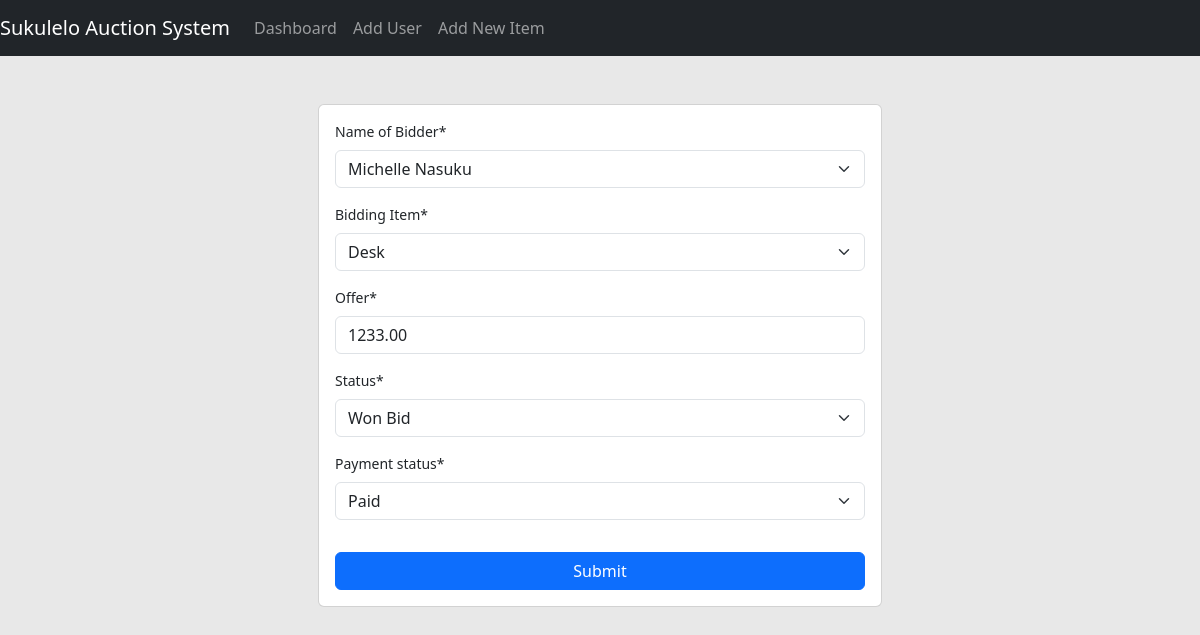
/update_bid/7/, run on the app's committed database.
### auction/models.py (models this page shows, shortened)
class Bid(models.Model):
    Status = (
        ('Won Bid', 'Won Bid'),
        ('Current Bid', 'Current Bid'),
        ('Outbid', 'Outbid'),
        ('Lost Bid', 'Lost Bid'),
    )
    STATUS_CHOICES = (
        ('Pending', 'Pending'),
        ('Paid', 'Paid'),
    )
    user = models.ForeignKey(Person, null=True, on_delete=models.SET_NULL, related_name='bids')
    item = models.ForeignKey(Item, null=True, on_delete=models.SET_NULL, related_name='auction_item')
    offer = models.DecimalField(max_digits=20, decimal_places=2)
    status = models.CharField(max_length=50, null=False, blank=False, choices=Status, default='Current Bid')
    payment_status = models.CharField(max_length=50, choices=STATUS_CHOICES, default='Pending')
    date_placed = models.DateTimeField(auto_now_add=True)

### auction/views.py (the view)
# urls.py: path('update_bid/<int:id>', views.update_bid, name='update_bid'),
def update_bid(request, id):
    bid = Bid.objects.get(id=id)
    form = BidForm(instance=bid)
    if request.method == 'POST':
        form = BidForm(request.POST, instance=bid)
        if form.is_valid():
            form.save()
            messages.success(request, 'Bid has been updated successfully')
            return redirect('/dashboard')
    context = {'form':form}
    return render(request, 'auction/create_form.html', context)

### auction/forms.py
class BidForm(forms.ModelForm):
    class Meta:
        model = Bid
        exclude = ["date_placed"]
        labels = {
            'user': 'Name of Bidder',
            'item': 'Bidding Item',
            'offer': 'Offer',
        }
        widgets = {
        'user': forms.Select(attrs={'class': 'form-control', 'type': 'text', 'placeholder':'Enter user name', 'required': True}),
        'offer': forms.NumberInput(attrs={'class': 'form-control', 'type': 'text', 'max_digits':30, 'placeholder':'Enter bid', 'decimal_places':2, 'required': True}),
        'item': forms.Select(attrs={'class': 'form-control', 'type': 'text', 'max_length':100, 'placeholder':'Enter the item you are bidding', 'required': True}),
        }

### auction/models.py (called while the page is built)
    def __str__(self):
        return f"{self.first_name} {self.last_name}"

    def __str__(self):
        return "%s " % (self.name)

### auction/templates/auction/create_form.html (shortened to what this page needs)
{% extends 'auction/main.html' %}
{% load static %}
{% load crispy_forms_tags %}
{% block content %}
    <div class="container mt-3" style="width: 50%; font-size: 14px;">
        <form method="POST" action="" class="card p-3 mt-5" autocomplete="off" novalidate>
            {{form|crispy}}
            <button type="submit" name="submit" class="btn btn-primary mt-3">Submit</button>
        </form>
    </div>
{% endblock %}

### auction/templates/auction/main.html (style rules this page uses)
body { background-color: #e8e8e8; }

### data on the page
Bid: user "Michelle Nasuku", item "Desk", offer "1233.00", status "Won Bid", payment_status "Paid"
